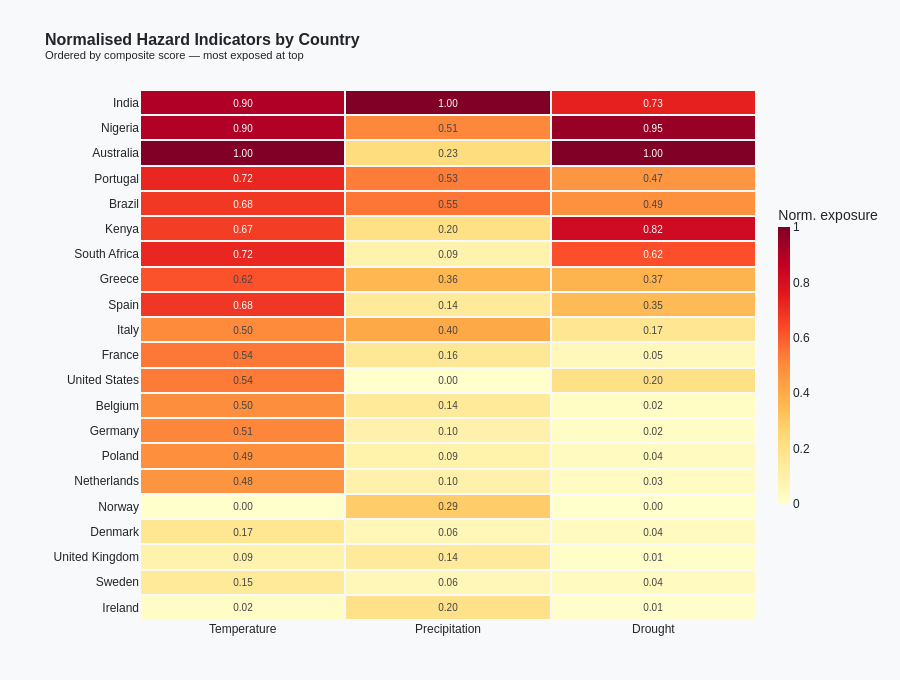

This figure's notebook cell:
### Markdown cell above
## Chart 2 — Heatmap of Normalised Indicators

### Code cell
df_heat = results.sort_values('rank')[['country'] + INDICATORS]
z = df_heat[INDICATORS].values
countries = df_heat['country'].tolist()

hover_heat = [[f'<b>{countries[i]}</b><br>{INDICATORS[j].capitalize()}: {z[i][j]:.3f}'
               for j in range(3)] for i in range(21)]

fig2 = go.Figure(go.Heatmap(
    z=z,
    x=['Temperature', 'Precipitation', 'Drought'],
    y=countries,
    colorscale='YlOrRd',
    zmin=0, zmax=1,
    text=[[f'{v:.2f}' for v in row] for row in z],
    texttemplate='%{text}',
    textfont=dict(size=10),
    hovertemplate='%{customdata}<extra></extra>',
    customdata=hover_heat,
    colorbar=dict(title='Norm. exposure', thickness=12, len=0.6),
    xgap=2, ygap=2,
))

fig2.update_layout(
    title=dict(text='<b>Normalised Hazard Indicators by Country</b><br><sup>Ordered by composite score — most exposed at top</sup>',
               font_size=16),
    xaxis=dict(side='bottom'),
    yaxis=dict(autorange='reversed'),
    plot_bgcolor=C['bg'], paper_bgcolor=C['bg'],
    font=dict(color=C['text'], family='sans-serif'),
    height=680, margin=dict(l=140, r=80, t=90, b=60),
    hoverlabel=dict(bgcolor='white', font_size=12),
)

fig2.show()

### Figure 1 — Plotly figure (JSON) as saved in the notebook; plotly's stock layout.template omitted (floating-point values rounded to 4 significant figures)
{"data": [{"colorbar": {"len": 0.6, "thickness": 12, "title": {"text": "Norm. exposure"}}, "colorscale": [[0, "rgb(255,255,204)"], [0.125, "rgb(255,237,160)"], [0.25, "rgb(254,217,118)"], [0.375, "rgb(254,178,76)"], [0.5, "rgb(253,141,60)"], [0.625, "rgb(252,78,42)"], [0.75, "rgb(227,26,28)"], [0.875, "rgb(189,0,38)"], [1, "rgb(128,0,38)"]], "customdata": [["<b>India</b><br>Temperature: 0.901", "<b>India</b><br>Precipitation: 1.000", "<b>India</b><br>Drought: 0.735"], ["<b>Nigeria</b><br>Temperature: 0.897", "<b>Nigeria</b><br>Precipitation: 0.509", "<b>Nigeria</b><br>Drought: 0.948"], ["<b>Australia</b><br>Temperature: 1.000", "<b>Australia</b><br>Precipitation: 0.227", "<b>Australia</b><br>Drought: 1.000"], ["<b>Portugal</b><br>Temperature: 0.720", "<b>Portugal</b><br>Precipitation: 0.533", "<b>Portugal</b><br>Drought: 0.471"], ["<b>Brazil</b><br>Temperature: 0.679", "<b>Brazil</b><br>Precipitation: 0.546", "<b>Brazil</b><br>Drought: 0.486"], ["<b>Kenya</b><br>Temperature: 0.667", "<b>Kenya</b><br>Precipitation: 0.204", "<b>Kenya</b><br>Drought: 0.820"], ["<b>South Africa</b><br>Temperature: 0.720", "<b>South Africa</b><br>Precipitation: 0.091", "<b>South Africa</b><br>Drought: 0.625"], ["<b>Greece</b><br>Temperature: 0.617", "<b>Greece</b><br>Precipitation: 0.360", "<b>Greece</b><br>Drought: 0.369"], ["<b>Spain</b><br>Temperature: 0.683", "<b>Spain</b><br>Precipitation: 0.145", "<b>Spain</b><br>Drought: 0.350"], ["<b>Italy</b><br>Temperature: 0.504", "<b>Italy</b><br>Precipitation: 0.404", "<b>Italy</b><br>Drought: 0.168"], ["<b>France</b><br>Temperature: 0.542", "<b>France</b><br>Precipitation: 0.157", "<b>France</b><br>Drought: 0.050"], ["<b>United States</b><br>Temperature: 0.536", "<b>United States</b><br>Precipitation: 0.000", "<b>United States</b><br>Drought: 0.198"], ["<b>Belgium</b><br>Temperature: 0.496", "<b>Belgium</b><br>Precipitation: 0.144", "<b>Belgium</b><br>Drought: 0.023"], ["<b>Germany</b><br>Temperature: 0.514", "<b>Germany</b><br>Precipitation: 0.095", "<b>Germany</b><br>Drought: 0.018"], ["<b>Poland</b><br>Temperature: 0.492", "<b>Poland</b><br>Precipitation: 0.093", "<b>Poland</b><br>Drought: 0.038"], ["<b>Netherlands</b><br>Temperature: 0.478", "<b>Netherlands</b><br>Precipitation: 0.095", "<b>Netherlands</b><br>Drought: 0.026"], ["<b>Norway</b><br>Temperature: 0.000", "<b>Norway</b><br>Precipitation: 0.293", "<b>Norway</b><br>Drought: 0.000"], ["<b>Denmark</b><br>Temperature: 0.171", "<b>Denmark</b><br>Precipitation: 0.057", "<b>Denmark</b><br>Drought: 0.036"], ["<b>United Kingdom</b><br>Temperature: 0.088", "<b>United Kingdom</b><br>Precipitation: 0.141", "<b>United Kingdom</b><br>Drought: 0.011"], ["<b>Sweden</b><br>Temperature: 0.146", "<b>Sweden</b><br>Precipitation: 0.059", "<b>Sweden</b><br>Drought: 0.035"], ["<b>Ireland</b><br>Temperature: 0.020", "<b>Ireland</b><br>Precipitation: 0.197", "<b>Ireland</b><br>Drought: 0.005"]], "hovertemplate": "%{customdata}<extra></extra>", "text": [["0.90", "1.00", "0.73"], ["0.90", "0.51", "0.95"], ["1.00", "0.23", "1.00"], ["0.72", "0.53", "0.47"], ["0.68", "0.55", "0.49"], ["0.67", "0.20", "0.82"], ["0.72", "0.09", "0.62"], ["0.62", "0.36", "0.37"], ["0.68", "0.14", "0.35"], ["0.50", "0.40", "0.17"], ["0.54", "0.16", "0.05"], ["0.54", "0.00", "0.20"], ["0.50", "0.14", "0.02"], ["0.51", "0.10", "0.02"], ["0.49", "0.09", "0.04"], ["0.48", "0.10", "0.03"], ["0.00", "0.29", "0.00"], ["0.17", "0.06", "0.04"], ["0.09", "0.14", "0.01"], ["0.15", "0.06", "0.04"], ["0.02", "0.20", "0.01"]], "textfont": {"size": 10}, "texttemplate": "%{text}", "type": "heatmap", "x": ["Temperature", "Precipitation", "Drought"], "xgap": 2, "y": ["India", "Nigeria", "Australia", "Portugal", "Brazil", "Kenya", "South Africa", "Greece", "Spain", "Italy", "France", "United States", "Belgium", "Germany", "Poland", "Netherlands", "Norway", "Denmark", "United Kingdom", "Sweden", "Ireland"], "ygap": 2, "z": [[0.901, 1.0, 0.735], [0.897, 0.509, 0.948], [1.0, 0.227, 1.0], [0.72, 0.533, 0.471], [0.679, 0.546, 0.486], [0.667, 0.204, 0.82], [0.72, 0.091, 0.625], [0.617, 0.36, 0.369], [0.683, 0.145, 0.35], [0.504, 0.404, 0.168], [0.542, 0.157, 0.05], [0.536, 0.0, 0.198], [0.496, 0.144, 0.023], [0.514, 0.095, 0.018], [0.492, 0.093, 0.038], [0.478, 0.095, 0.026], [0.0, 0.293, 0.0], [0.171, 0.057, 0.036], [0.088, 0.141, 0.011], [0.146, 0.059, 0.035], [0.02, 0.197, 0.005]], "zmax": 1, "zmin": 0}], "layout": {"font": {"color": "#212529", "family": "sans-serif"}, "height": 680, "hoverlabel": {"bgcolor": "white", "font": {"size": 12}}, "margin": {"b": 60, "l": 140, "r": 80, "t": 90}, "paper_bgcolor": "#F8F9FA", "plot_bgcolor": "#F8F9FA", "title": {"font": {"size": 16}, "text": "<b>Normalised Hazard Indicators by Country</b><br><sup>Ordered by composite score — most exposed at top</sup>"}, "xaxis": {"side": "bottom"}, "yaxis": {"autorange": "reversed"}}}
